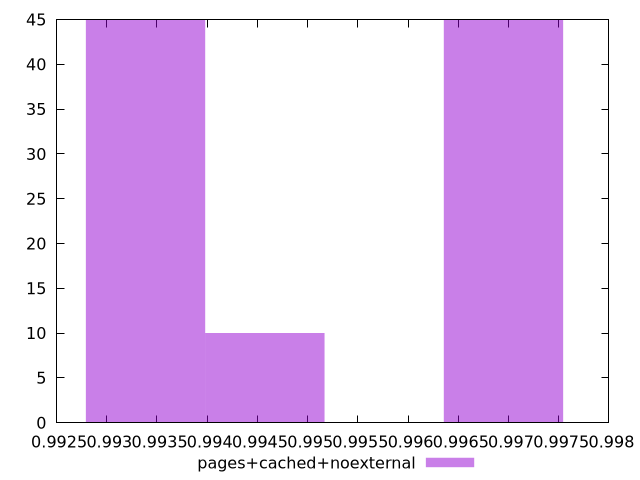

The gnuplot source for this figure:
$_pagesCachedNoexternal <<EOF
0.9969503166235081 45
0.9933855359919579 45
0.9945737962024747 10
EOF
set key outside below
set terminal pngcairo
set output "report_00004_2020-11-02T20-21-41.718Z/interactive/pages+cached+noexternal//hist.png"
set yrange [0:45]
set boxwidth 0.001188260210516696
set style fill transparent solid 0.5 noborder
plot $_pagesCachedNoexternal title "pages+cached+noexternal" with boxes ,
